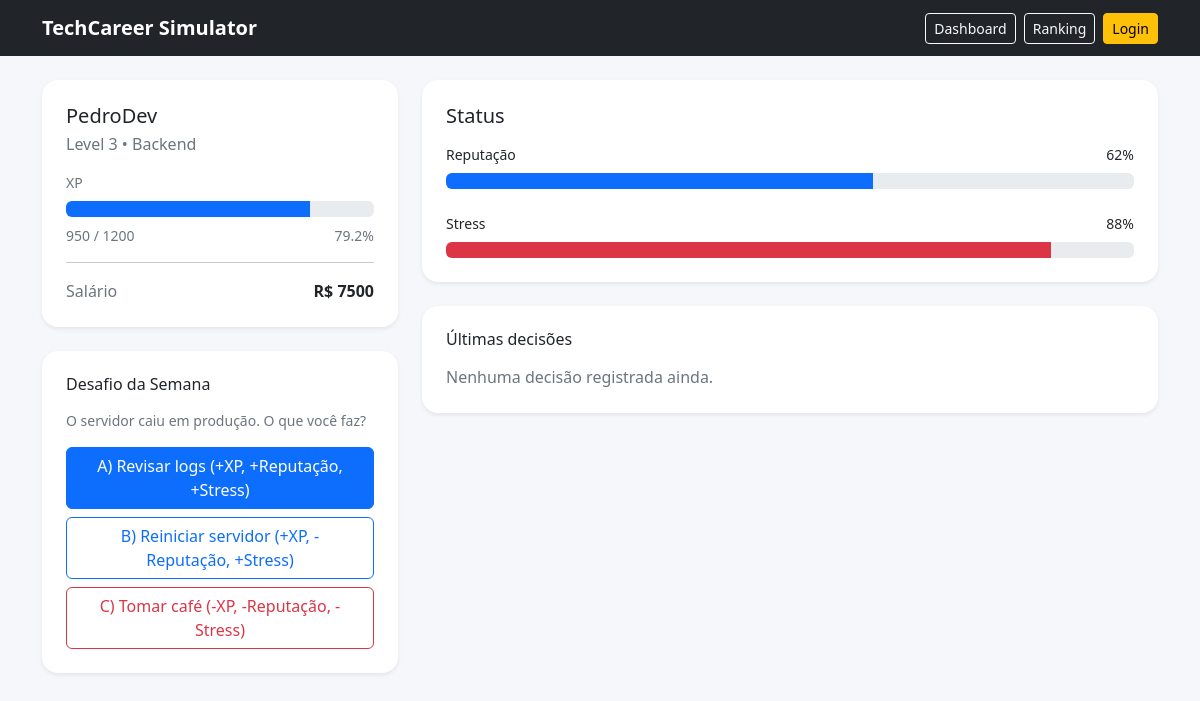
Page /dashboard on the earlier database version.
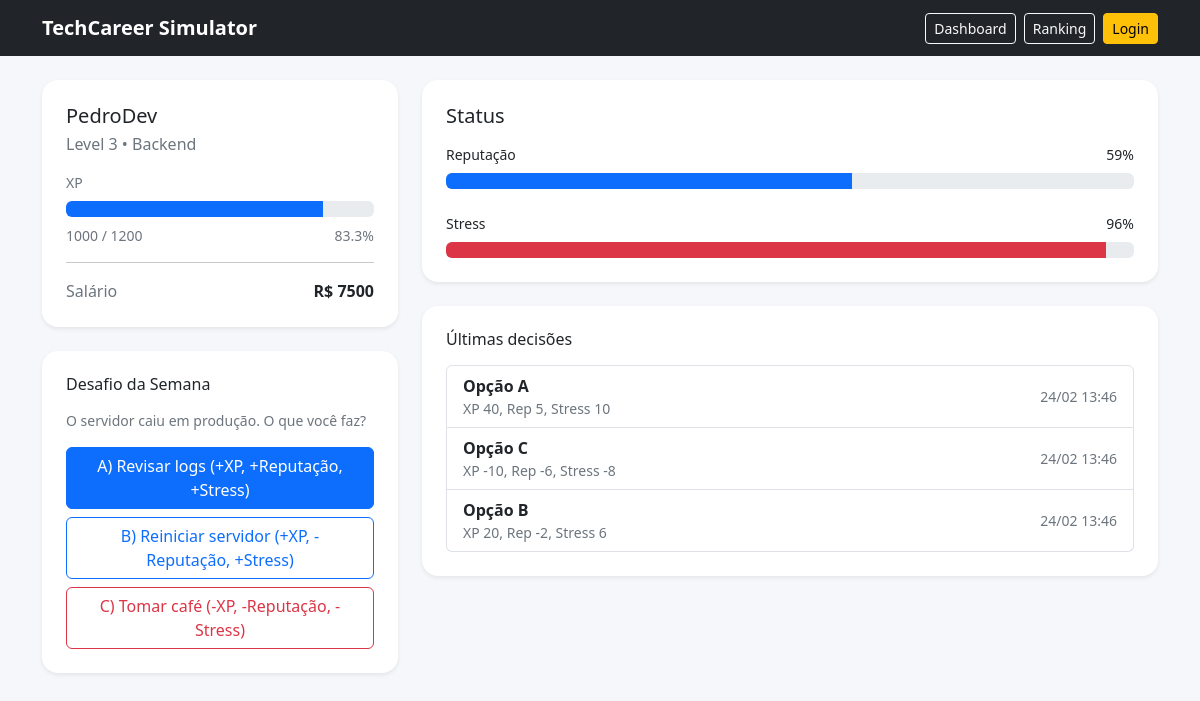
Same page on the later database version.
### models.py (models this page shows)
class User(db.Model):
    id = db.Column(db.Integer, primary_key=True)
    username = db.Column(db.String(100), unique=True, nullable=False)
    stats = db.relationship("Stats", backref="user", uselist=False)

class Stats(db.Model):
    id = db.Column(db.Integer, primary_key=True)
    user_id = db.Column(db.Integer, db.ForeignKey("user.id"), nullable=False, unique=True)
    level = db.Column(db.Integer, default=1)
    xp = db.Column(db.Integer, default=0)
    xp_max = db.Column(db.Integer, default=100)
    salary = db.Column(db.Integer, default=2000)
    reputation = db.Column(db.Integer, default=50)
    stress = db.Column(db.Integer, default=10)

class DecisionLog(db.Model):
    id = db.Column(db.Integer, primary_key=True)
    user_id = db.Column(db.Integer, db.ForeignKey("user.id"), nullable=False)
    choice = db.Column(db.String(1), nullable=False)  # A, B, C
    delta_xp = db.Column(db.Integer, default=0)
    delta_reputation = db.Column(db.Integer, default=0)
    delta_stress = db.Column(db.Integer, default=0)
    created_at = db.Column(db.DateTime, default=datetime.utcnow)

### app.py (the view)
@app.route("/dashboard")
def dashboard():
    user = User.query.first()
    stats = Stats.query.first()
    logs = DecisionLog.query.order_by(DecisionLog.created_at.desc()).limit(5).all()
    if not user or not stats:
        return redirect(url_for("login"))
    return render_template("dashboard.html", user=user, stats=stats, logs=logs)

### templates/dashboard.html (shortened to what this page needs)
{% extends "base.html" %}
{% block content %}
<div class="row g-4">
  <div class="col-12 col-lg-4">
    <div class="card shadow-sm border-0">
      <div class="card-body p-4">
        <h1 class="h5 mb-1">{{ user.username }}</h1>
        <p class="text-secondary mb-3">
          Level {{ stats.level }} • Backend
        </p>
        <div class="mb-2 small text-secondary">XP</div>
        <div class="progress mb-2">
          <div class="progress-bar"
               style="width: {{ (stats.xp / stats.xp_max) * 100 }}%">
          </div>
        </div>
        <div class="d-flex justify-content-between small text-secondary mb-3">
          <span>{{ stats.xp }} / {{ stats.xp_max }}</span>
          <span>{{ ((stats.xp / stats.xp_max) * 100) | round(1) }}%</span>
        </div>
        <hr>
        <div class="d-flex justify-content-between">
          <span class="text-secondary">Salário</span>
          <span class="fw-semibold">R$ {{ stats.salary }}</span>
        </div>
      </div>
    </div>
    <div class="card shadow-sm border-0 mt-4">
      <div class="card-body p-4">
        <h2 class="h6 mb-3">Desafio da Semana</h2>
        <p class="text-secondary small">
          O servidor caiu em produção. O que você faz?
        </p>
        <form method="POST" action="{{ url_for('choose') }}" class="d-grid gap-2 mt-3">
          <button class="btn btn-primary"
                  name="choice"
                  value="A"
                  type="submit">
            A) Revisar logs (+XP, +Reputação, +Stress)
          </button>
          <button class="btn btn-outline-primary"
                  name="choice"
                  value="B"
                  type="submit">
            B) Reiniciar servidor (+XP, -Reputação, +Stress)
          </button>
          <button class="btn btn-outline-danger"
                  name="choice"
                  value="C"
                  type="submit">
            C) Tomar café (-XP, -Reputação, -Stress)
          </button>
        </form>
      </div>
    </div>
  </div>
  <div class="col-12 col-lg-8">
    <div class="card shadow-sm border-0">
      <div class="card-body p-4">
        <h2 class="h5 mb-3">Status</h2>
        <div class="mb-2 d-flex justify-content-between small">
          <span>Reputação</span>
          <span>{{ stats.reputation }}%</span>
        </div>
        <div class="progress mb-4">
          <div class="progress-bar"
               style="width: {{ stats.reputation }}%">
          </div>
        </div>
        <div class="mb-2 d-flex justify-content-between small">
          <span>Stress</span>
          <span>{{ stats.stress }}%</span>
        </div>
        <div class="progress">
          <div class="progress-bar bg-danger"
               style="width: {{ stats.stress }}%">
          </div>
        </div>
      </div>
    </div>
    <div class="card shadow-sm border-0 mt-4">
      <div class="card-body p-4">
        <h2 class="h6 mb-3">Últimas decisões</h2>
        {% if logs and logs|length > 0 %}
          <div class="list-group">
            {% for l in logs %}
              <div class="list-group-item d-flex justify-content-between align-items-center">
                <div>
                  <div class="fw-semibold">Opção {{ l.choice }}</div>
                  <div class="text-secondary small">
                    XP {{ l.delta_xp }}, Rep {{ l.delta_reputation }}, Stress {{ l.delta_stress }}
                  </div>
                </div>
                <span class="text-secondary small">{{ l.created_at.strftime("%d/%m %H:%M") }}</span>
              </div>
            {% endfor %}
          </div>
        {% else %}
          <p class="text-secondary mb-0">Nenhuma decisão registrada ainda.</p>
        {% endif %}
      </div>
    </div>
  </div>
</div>
{% endblock %}

### templates/base.html (shortened to what this page needs)
<!doctype html>
<html lang="pt-br">
<head>
  <link href="https://cdn.jsdelivr.net/npm/bootstrap@5.3.3/dist/css/bootstrap.min.css" rel="stylesheet">
  <link href="{{ url_for('static', filename='css/style.css') }}" rel="stylesheet">
</head>
<body>
<nav class="navbar navbar-expand-lg navbar-dark bg-dark">
  <div class="container">
    <a class="navbar-brand fw-semibold" href="{{ url_for('dashboard') }}">TechCareer Simulator</a>
    <div class="ms-auto d-flex gap-2">
      <a class="btn btn-outline-light btn-sm" href="{{ url_for('dashboard') }}">Dashboard</a>
      <a class="btn btn-outline-light btn-sm" href="{{ url_for('ranking') }}">Ranking</a>
      <a class="btn btn-warning btn-sm" href="{{ url_for('login') }}">Login</a>
    </div>
  </div>
</nav>
<main class="container my-4">
  {% block content %}{% endblock %}
</main>
</body>
</html>

### static/css/style.css (style rules this page uses)
body { background: #f6f7fb; }
.card { border-radius: 16px; }

Differences in the rows shown:
changed Stats: xp "950" → "1000"; ((stats.xp/stats.xp_max)*100)|round(1) "79.2" → "83.3"; reputation "62" → "59"; stress "88" → "96"
added DecisionLog: choice "A", delta_xp "40", delta_reputation "5", delta_stress "10", created_at "24/02 13:46"
added DecisionLog: choice "C", delta_xp "-10", delta_reputation "-6", delta_stress "-8", created_at "24/02 13:46"
added DecisionLog: choice "B", delta_xp "20", delta_reputation "-2", delta_stress "6", created_at "24/02 13:46"
Other differences:
text no longer shown: "Nenhuma decisão registrada ainda."
